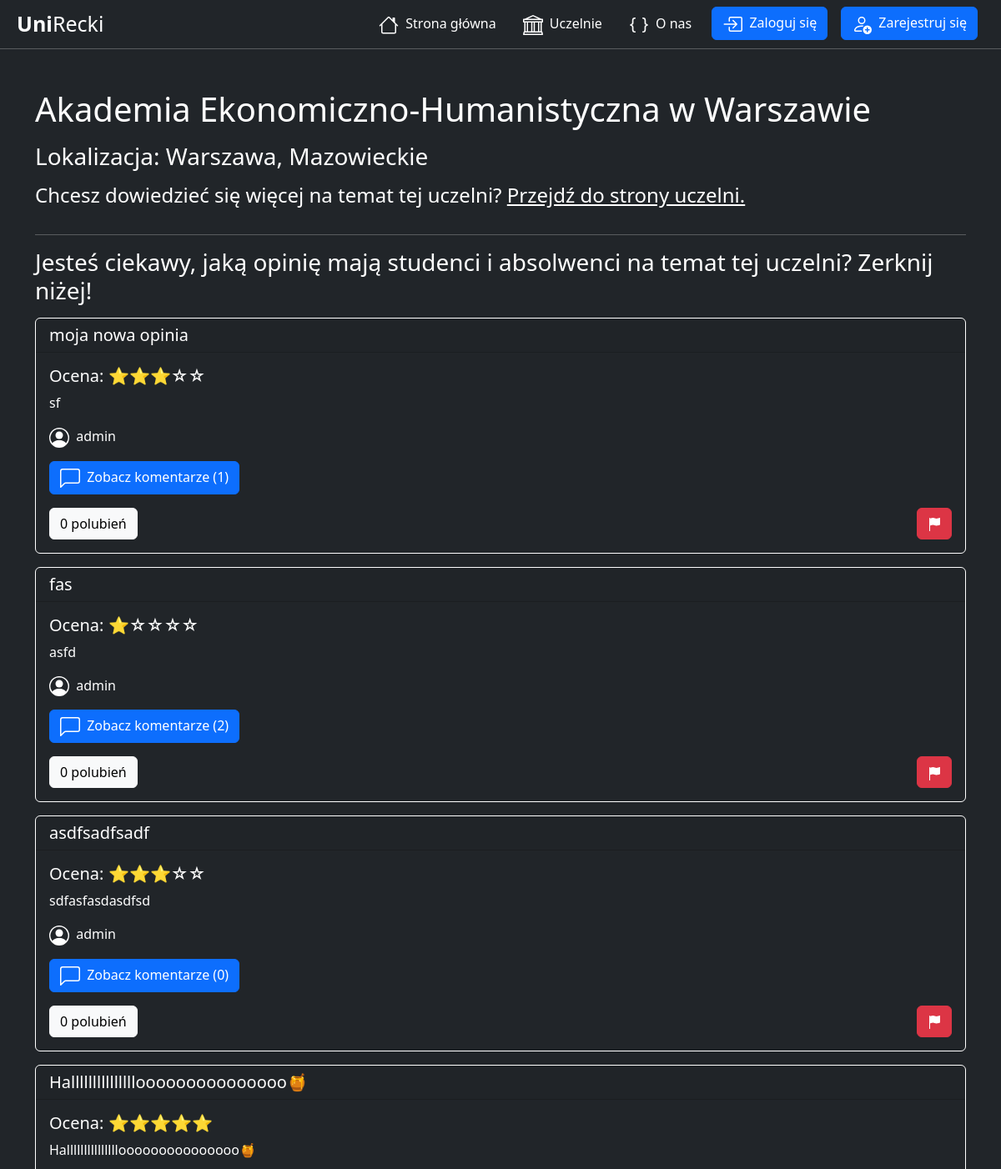
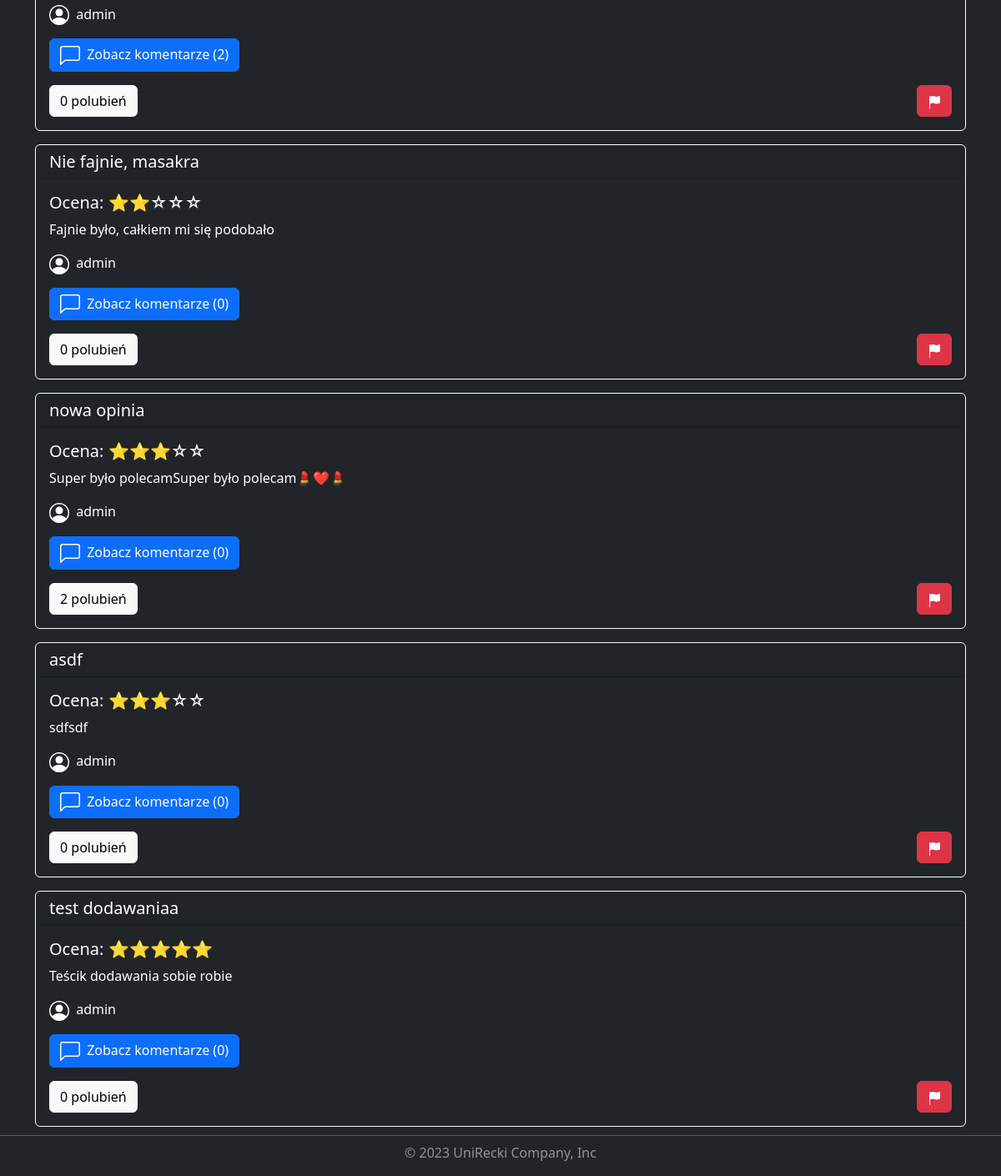
Page /university/2/ on the committed database (2 pictures, top to bottom).
### universities/models.py (models this page shows, shortened)
class University(models.Model):
    name = models.CharField(max_length=150)
    search_name = models.CharField(max_length=150, blank=True)
    voivodeship = models.CharField(max_length=150)
    city = models.CharField(max_length=150)
    link = models.CharField(max_length=150)
    class Meta:
        verbose_name = 'University'
        verbose_name_plural = 'Universities'

class Review(models.Model):
    title = models.CharField( max_length=150)
    description = models.CharField( max_length=3000)
    rating = models.IntegerField(validators=[
            MaxValueValidator(5),
            MinValueValidator(1)
        ])
    add_date = models.DateTimeField(default=timezone.now, blank=True)
    university = models.ForeignKey(University, on_delete=models.CASCADE)
    user = models.ForeignKey(User, on_delete=models.CASCADE)
    users_like = models.ManyToManyField(User, related_name='images_liked', blank=True)
    class Meta:
        verbose_name = 'Review'
        verbose_name_plural = 'Reviews'

### universities/views.py (the view)
# urls.py: path('<int:pk>/', views.UniversityDetailView.as_view(), name='university_detail'),
class UniversityDetailView(DetailView):
    model = University
    template_name = 'universities/university_detail.html'
    context_object_name = 'university'
    def get_context_data(self, **kwargs):
        context = super().get_context_data(**kwargs)
        university = self.get_object()
        reviews = university.review_set.all().order_by('-add_date')
        context['reviews'] = reviews
        return context

### universities/templates/universities/university_detail.html (shortened to what this page needs)
{% extends "base.html" %}
{% load static %}
{% block css %}
    <link rel="stylesheet" href="{% static "universities/university_detail.css" %}">
{% endblock css %}
{% block content %}
    <div class="container mt-5">
        <div class="row">
            <h1 class="mb-3">{{ university.name }}</h1>
            <h3 class="mb-3">Lokalizacja: {{ university.city }}, {{ university.voivodeship | capfirst }}</h3>
        </div>
        <div class="row">
            <h4 class="mb-3">
                Chcesz dowiedzieć się więcej na temat tej uczelni? <a href="{{ university.link }}">Przejdź do strony uczelni.</a>
            </h4>
        </div>
        <hr class="mt-3">
        <h3 class="mb-3">Jesteś ciekawy, jaką opinię mają studenci i absolwenci na temat tej uczelni? Zerknij niżej!</h3>
        {% for review in reviews %}
            <div class="card bg-dark mt-3">
                <h5 class="card-header ">{{ review.title }}</h5>
                <div class="card-body">
                    <h5 class="card-title">
                        Ocena:
                        {% if review.rating == 5 %}
                            ⭐⭐⭐⭐⭐
                        {% elif review.rating == 4 %}
                            ⭐⭐⭐⭐☆
                        {% elif review.rating == 3 %}
                            ⭐⭐⭐☆☆
                        {% elif review.rating == 2 %}
                            ⭐⭐☆☆☆
                        {% elif review.rating == 1 %}
                            ⭐☆☆☆☆
                        {% endif %}
                    </h5>
                    <p class="card-text">{{ review.description }}</p>
                    <p class="card-text">
                        {{ review.user.username }}
                    </p>
                    <p class="card-text">
                        <a href="{% url 'review_detail' review.pk %}" class="btn btn-primary">
                        Zobacz komentarze ({{ review.comment_set.count }})</a>
                    </p>
                    <div class="row">
                        <div class="col-6">
                            {% with total_likes=review.users_like.count %}
                                <span class="count-{{ review.id }} btn btn-light me-2">
                                    <span class="total">{{ total_likes }}</span>
                                    polubień
                                </span>
                            {% endwith %}
                        </div>
                        <div class="col-6 d-flex justify-content-end align-items-end">
                            <a href="{% url 'review_report_create' review.pk %}"
                               title="Zgłoś opinię"
                               class="btn btn-danger">
                            </a>
                        </div>
                    </div>
                </div>
            </div>
        {% empty %}
            <p>Brak opinii dla tej uczelni.</p>
        {% endfor %}
    </div>
{% endblock content %}

### static/styles.css (style rules this page uses)
body { color: white; }
h1 { color: white; }
a { color: white; }
h3 { color: white; }

### universities/static/universities/university_detail.css (style rules this page uses)
.card { color: white; border: 1px solid white; margin-bottom: 10px; }
hr { color: white; }

### rows in the picture
University: name "Akademia Ekonomiczno-Humanistyczna w Warszawie", city "Warszawa", voivodeship "Mazowieckie"
Review: title "moja nowa opinia", description "sf", user.username "admin", comment_set.count "1", users_like.count "0"
Review: title "fas", description "asfd", user.username "admin", comment_set.count "2", users_like.count "0"
Review: title "asdfsadfsadf", description "sdfasfasdasdfsd", user.username "admin", comment_set.count "0", users_like.count "0"
Review: title "Halllllllllllllllooooooooooooooo🍯", description "Halllllllllllllllooooooooooooooo🍯", user.username "admin", comment_set.count "2", users_like.count "0"
Review: title "Nie fajnie, masakra", description "Fajnie było, całkiem mi się podobało", user.username "admin", comment_set.count "0", users_like.count "0"
Review: title "nowa opinia", description "Super było polecamSuper było polecam💄❤️💄", user.username "admin", comment_set.count "0", users_like.count "2"
Review: title "asdf", description "sdfsdf", user.username "admin", comment_set.count "0", users_like.count "0"
Review: title "test dodawaniaa", description "Teścik dodawania sobie robie", user.username "admin", comment_set.count "0", users_like.count "0"
